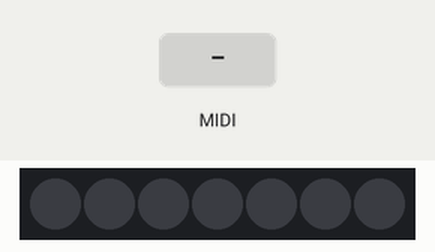
The sketch below on a simulated Arduino Uno, built with avr-gcc and run on an emulated ATmega328P. On the bench: 7 RGB LEDs in strip order, left to right. The inputs (shaded band) are chosen by the test bench. Dim RGB values are drawn brighter than linear; the strip is taken to match the declared colour order; MIDI output is not drawn.

Above: at 1.2 s.
1.3 s: MIDI note 36 received
At 1.45 s:
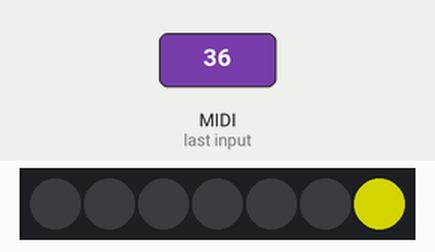
3.1 s: MIDI note 48 received
At 3.25 s:
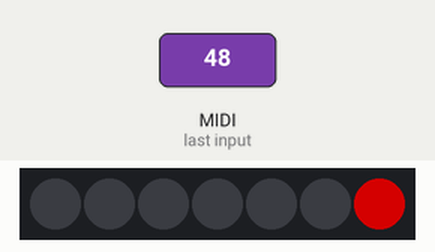
4.9 s: MIDI note 60 received
At 5.05 s:
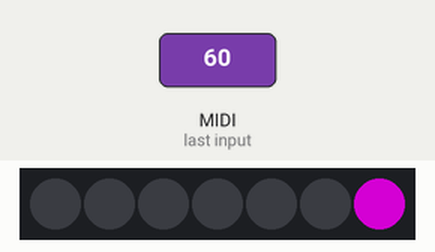
6.7 s: MIDI note 72 received
At 6.85 s:
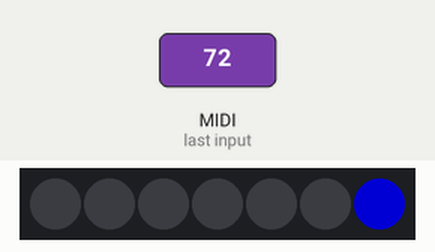
Timing chart, 0 to 9.5 s (numbered marks = the images above; inputs shaded):
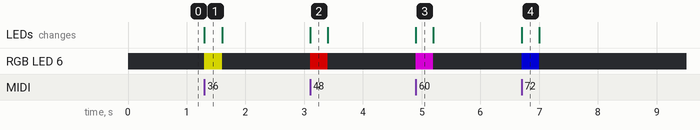

Measured:
- after the input at 1.3 s, RGB LED 6: off → RGB(128, 128, 0) at once, → off 0.30 s later; the LEDs: change at once (image 1)
- after the input at 3.1 s, RGB LED 6: off → RGB(128, 0, 0) at once, → off 0.30 s later; the LEDs: change at once (image 2)
- after the input at 4.9 s, RGB LED 6: off → RGB(128, 0, 128) at once, → off 0.30 s later; the LEDs: change at once (image 3)
- after the input at 6.7 s, RGB LED 6: off → RGB(0, 0, 128) at once, → off 0.30 s later; the LEDs: change at once (image 4)

The sketch:

midi_xmas_neopixel.ino
```cpp
/*************************************************
   MIDI Christmas Tree RGB NeoPixel

   Author: James Saunders
 *************************************************/

#include <MIDI.h>
#include <Adafruit_NeoPixel.h>

// Created and binds the MIDI interface to the default hardware serial port
MIDI_CREATE_DEFAULT_INSTANCE();

#define LED_C 6
#define LED_D 5
#define LED_E 4
#define LED_F 3
#define LED_G 2
#define LED_A 1
#define LED_B 0

#define NEO_PIN 6
#define NUM_PIXELS 7

Adafruit_NeoPixel pixels(NUM_PIXELS, NEO_PIN, NEO_RGB + NEO_KHZ800);

typedef struct {
  int midiNote;
  int led;
  int red;
  int green;
  int blue;
} MidiLed;

#define MIDI_G9  127
#define MIDI_F9  125
#define MIDI_E9  124
#define MIDI_D9  122
#define MIDI_C9  120
#define MIDI_B8  119
#define MIDI_A8  117
#define MIDI_G8  115
#define MIDI_F8  113
#define MIDI_E8  112
#define MIDI_D8  110
#define MIDI_C8  108
#define MIDI_B7  107
#define MIDI_A7  105
#define MIDI_G7  103
#define MIDI_F7  101
#define MIDI_E7  100
#define MIDI_D7  98
#define MIDI_C7  96
#define MIDI_B6  95
#define MIDI_A6  93
#define MIDI_G6  91
#define MIDI_F6  89
#define MIDI_E6  88
#define MIDI_D6  86
#define MIDI_C6  84
#define MIDI_B5  83
#define MIDI_A5  81
#define MIDI_G5  79
#define MIDI_F5  77
#define MIDI_E5  76
#define MIDI_D5  74
#define MIDI_C5  72
#define MIDI_B4  71
#define MIDI_A4  69
#define MIDI_G4  67
#define MIDI_F4  65
#define MIDI_E4  64
#define MIDI_D4  62
#define MIDI_C4  60
#define MIDI_B3  59
#define MIDI_A3  57
#define MIDI_G3  55
#define MIDI_F3  53
#define MIDI_E3  52
#define MIDI_D3  50
#define MIDI_C3  48
#define MIDI_B2  47
#define MIDI_A2  45
#define MIDI_G2  43
#define MIDI_F2  41
#define MIDI_E2  40
#define MIDI_D2  38
#define MIDI_C2  36
#define MIDI_B1  35
#define MIDI_A1  33
#define MIDI_G1  31
#define MIDI_F1  29
#define MIDI_E1  28
#define MIDI_D1  26
#define MIDI_C1  24
#define MIDI_B0  23
#define MIDI_A0  21

#define NUM_NOTES 63

MidiLed noteLookup[NUM_NOTES] = {
  {MIDI_G9,  LED_G, 255, 0, 0},
  {MIDI_F9,  LED_F, 255, 0, 0},
  {MIDI_E9,  LED_E, 255, 0, 0},
  {MIDI_D9,  LED_D, 255, 0, 0},
  {MIDI_C9,  LED_C, 255, 0, 0},
  {MIDI_B8,  LED_B, 255, 255, 0},
  {MIDI_A8,  LED_A, 255, 255, 0},
  {MIDI_G8,  LED_G, 255, 255, 0},
  {MIDI_F8,  LED_F, 255, 255, 0},
  {MIDI_E8,  LED_E, 255, 255, 0},
  {MIDI_D8,  LED_D, 255, 255, 0},
  {MIDI_C8,  LED_C, 255, 255, 0},
  {MIDI_B7,  LED_B, 0, 255, 0},
  {MIDI_A7,  LED_A, 0, 255, 0},
  {MIDI_G7,  LED_G, 0, 255, 0},
  {MIDI_F7,  LED_F, 0, 255, 0},
  {MIDI_E7,  LED_E, 0, 255, 0},
  {MIDI_D7,  LED_D, 0, 255, 0},
  {MIDI_C7,  LED_C, 0, 255, 0},
  {MIDI_B6,  LED_B, 0, 255, 255},
  {MIDI_A6,  LED_A, 0, 255, 255},
  {MIDI_G6,  LED_G, 0, 255, 255},
  {MIDI_F6,  LED_F, 0, 255, 255},
  {MIDI_E6,  LED_E, 0, 255, 255},
  {MIDI_D6,  LED_D, 0, 255, 255},
  {MIDI_C6,  LED_C, 0, 255, 255},
  {MIDI_B5,  LED_B, 0, 0, 255},
  {MIDI_A5,  LED_A, 0, 0, 255},
  {MIDI_G5,  LED_G, 0, 0, 255},
  {MIDI_F5,  LED_F, 0, 0, 255},
  {MIDI_E5,  LED_E, 0, 0, 255},
  {MIDI_D5,  LED_D, 0, 0, 255},
  {MIDI_C5,  LED_C, 0, 0, 255},
  {MIDI_B4,  LED_B, 255, 0, 255},
  {MIDI_A4,  LED_A, 255, 0, 255},
  {MIDI_G4,  LED_G, 255, 0, 255},
  {MIDI_F4,  LED_F, 255, 0, 255},
  {MIDI_E4,  LED_E, 255, 0, 255},
  {MIDI_D4,  LED_D, 255, 0, 255},
  {MIDI_C4,  LED_C, 255, 0, 255},
  {MIDI_B3,  LED_B, 255, 0, 0},
  {MIDI_A3,  LED_A, 255, 0, 0},
  {MIDI_G3,  LED_G, 255, 0, 0},
  {MIDI_F3,  LED_F, 255, 0, 0},
  {MIDI_E3,  LED_E, 255, 0, 0},
  {MIDI_D3,  LED_D, 255, 0, 0},
  {MIDI_C3,  LED_C, 255, 0, 0},
  {MIDI_B2,  LED_B, 255, 255, 0},
  {MIDI_A2,  LED_A, 255, 255, 0},
  {MIDI_G2,  LED_G, 255, 255, 0},
  {MIDI_F2,  LED_F, 255, 255, 0},
  {MIDI_E2,  LED_E, 255, 255, 0},
  {MIDI_D2,  LED_D, 255, 255, 0},
  {MIDI_C2,  LED_C, 255, 255, 0},
  {MIDI_B1,  LED_B, 0, 255, 0},
  {MIDI_A1,  LED_A, 0, 255, 0},
  {MIDI_G1,  LED_G, 0, 255, 0},
  {MIDI_F1,  LED_F, 0, 255, 0},
  {MIDI_E1,  LED_E, 0, 255, 0},
  {MIDI_D1,  LED_D, 0, 255, 0},
  {MIDI_C1,  LED_C, 0, 255, 0},
  {MIDI_B0,  LED_B, 0, 255, 255},
  {MIDI_A0,  LED_A, 0, 255, 255}
};

MidiLed ledFromMidiNote(int midiNote) {
  for (int i = 0; i < NUM_NOTES; i++) {
    if (noteLookup[i].midiNote == midiNote) {
      return noteLookup[i];
    }
  }

  return {midiNote, LED_F, 255, 255, 255};
}

void setup() {
  // Initialize FastLED Library
  pixels.begin();
  pixels.setBrightness(128);
  pixels.clear();
  pixels.show();

  // Initialize the MIDI Library
  MIDI.begin(MIDI_CHANNEL_OMNI);

  MIDI.setHandleNoteOn(handleNoteOn);
  MIDI.setHandleNoteOff(handleNoteOff);
}

void loop() {
  MIDI.read();
}

void setPixel(MidiLed pixel) {
  int led   = pixel.led;
  int red   = pixel.red;
  int green = pixel.green;
  int blue  = pixel.blue;

  pixels.setPixelColor(led, pixels.Color(red, green, blue));
  pixels.show();
}

void handleNoteOn(byte channel, byte midiNote, byte velocity) {
  MidiLed pixel = ledFromMidiNote(midiNote);
  setPixel(pixel);
}

void handleNoteOff(byte channel, byte midiNote, byte velocity) {
  MidiLed pixel = {ledFromMidiNote(midiNote).midiNote, ledFromMidiNote(midiNote).led, 0, 0, 0};
  setPixel(pixel);
}
```
